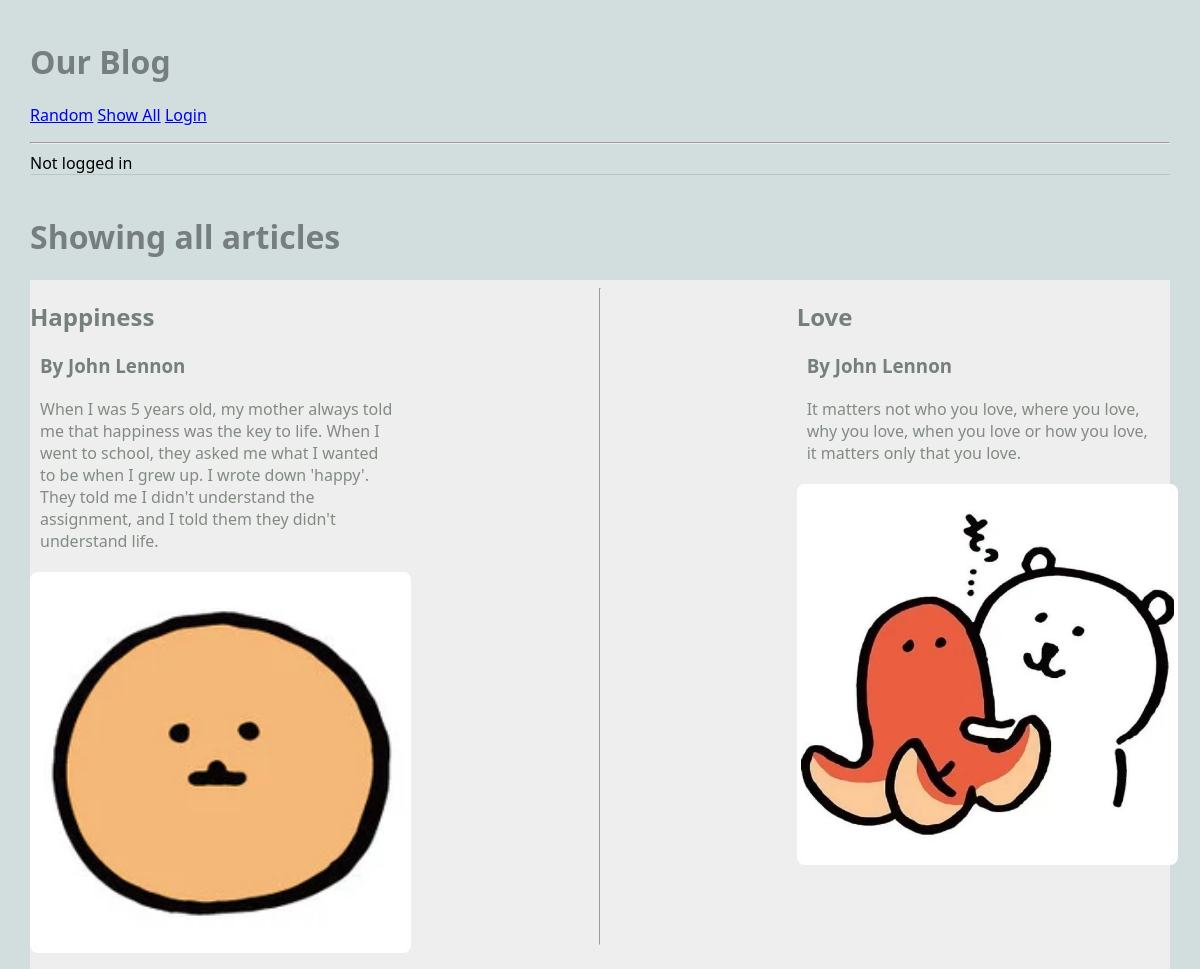
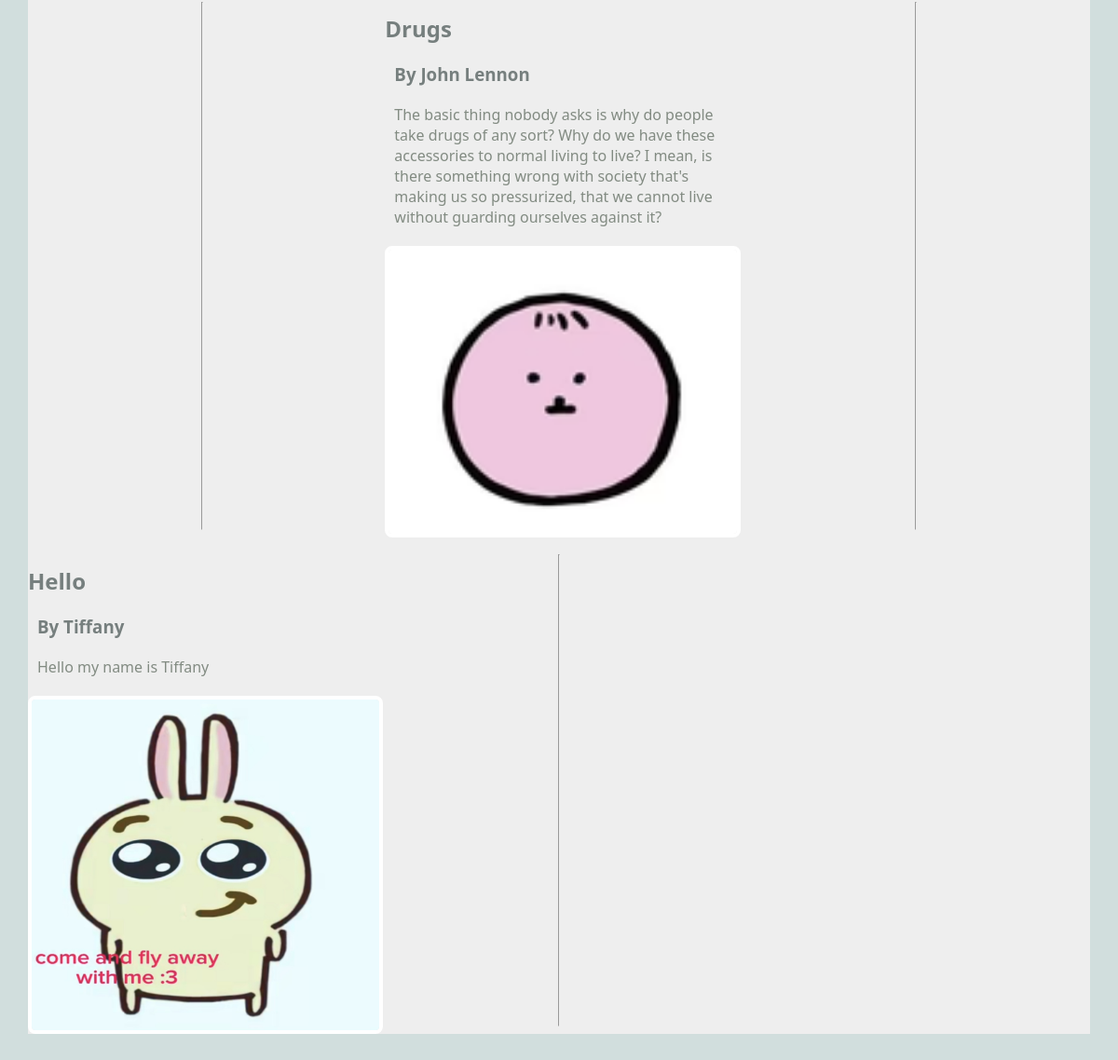
Screenshot of /blog/ with the database file from the repository (2 pictures, top to bottom).
### blog/models.py (models this page shows, shortened)
class Article(models.Model):
    title = models.TextField(blank=True)
    author = models.TextField(blank=True)
    text = models.TextField(blank=True)
    published = models.DateTimeField(auto_now=True)
    image_file = models.ImageField(blank=True)
    user = models.ForeignKey(User, on_delete=models.CASCADE)
    def __str__(self):
        return f"{self.title} by {self.author}"

### blog/views.py (the view)
# urls.py: path('', ShowAllView.as_view(), name="show_all"),
class ShowAllView(ListView):
    model = Article
    template_name = "blog/show_all.html"
    context_object_name = "articles"
    def dispatch(self, request, *args, **kwargs):
        if request.user.is_authenticated:
            print(f"ShowAllView.dispatch(): request.user={request.user}")
        else:
            print(f"ShowAllView.dispatch(): not logged in")
        return super().dispatch(request, *args, **kwargs)

### blog/templates/blog/show_all.html
{% extends 'blog/base.html' %}
{% block content %}
<h1>Showing all articles</h1>
<main class="grid-container">
    {% for article in articles %}
    <article>
        <div>
            <h2>{{article.title}}</h2>
            <h3>By {{article.author}}</h3>
            <p>{{article.text}}</p>
        </div>
        <a href="{% url 'article' article.pk %}">
            {% if article.image_file %}
            <img src="{{article.image_file.url}}" alt="">
            {% else %}
            <h3>No Image</h3>
            {% endif %}
        </a>
    </article>
    <hr>
    {% endfor %}
</main>
{% endblock %}

### static/styles-blog.css (style rules this page uses)
body { margin: 30px; background: #d1dedd; font-family:'Segoe UI', Tahoma, Geneva, Verdana, sans-serif; }
h1, h2, h3 { color: #767f7e; }
p { color: #828b82; }
.grid-container { background: #eee; max-width: 900px; display: grid; grid-template-columns: repeat(3, 1fr); grid-gap: 10px; max-width: 1200px; margin: 20px auto; }
article img, article.featured img { width: 100%; border: 4px solid #fff; border-radius: 8px; }
article p, article h3 { margin: 20px 10px; }

### rows the page displays
Article: title "Happiness", author "John Lennon", text "When I was 5 years old, my mother always told me that happiness was the key to life. When I went to school, they asked me what I wanted to be when I grew up. I wrote down 'happy'. They told me I didn't understand the assignment, and I told them they didn't understand life.", image_file (picture)
Article: title "Love", author "John Lennon", text "It matters not who you love, where you love, why you love, when you love or how you love, it matters only that you love.", image_file (picture)
Article: title "Drugs", author "John Lennon", text "The basic thing nobody asks is why do people take drugs of any sort? Why do we have these accessories to normal living to live? I mean, is there something wrong with society that's making us so pressurized, that we cannot live without guarding ourselves against it?", image_file (picture)
Article: title "Hello", author "Tiffany", text "Hello my name is Tiffany", image_file (picture)
